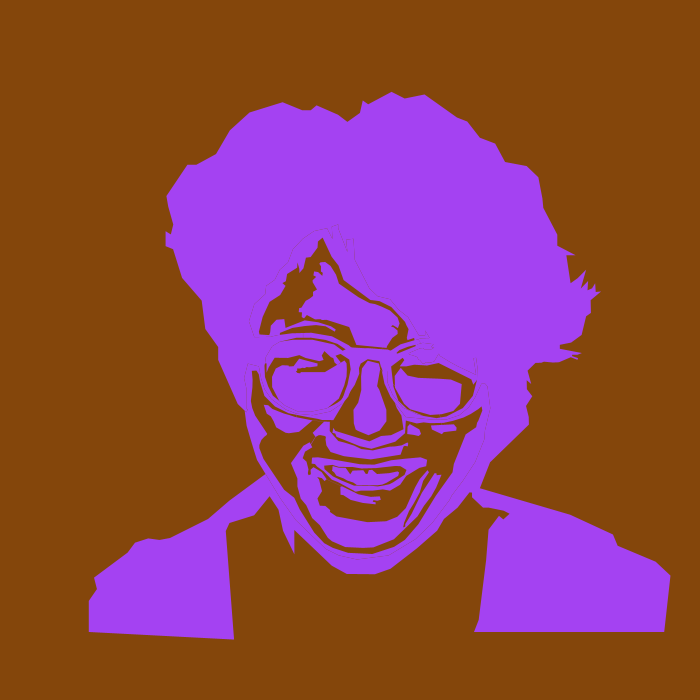
Frame 1 (no input)
Frame 60 (the mouse pressed at the canvas centre just before this capture): identical to frame 1, image omitted
Frame 120 (the mouse held since frame 60 and released just before this capture): identical to frame 1, image omitted

The Processing sketch that drew this single still picture (run headless with seeded random() and noise(); from frame 60 on, the mouse is pressed at the canvas centre):

// Processing sketch: processing_40630
// ── processing_40630.pde


int aa = int(random(0,255));
int bb = int(random(0,255));
int cc = int(random(0,255));

void setup() {

size (700,700);}

  


void draw() {

background(132,70,11);
fill(aa, bb,cc);
noStroke();
beginShape();   
 
          vertex (332.6107  , 700-233.9662  );
 
          vertex (338.8480  , 700-232.3254  );
 
          vertex (345.6325  , 700-232.2160  );
 
          vertex (350.2284  , 700-225.6529  );
 
          vertex (352.6358  , 700-229.3720  );
 
          vertex (363.3596  , 700-229.8095  );
 
          vertex (365.7670  , 700-226.0904  );
 
          vertex (367.6272  , 700-226.1998  );
 
          vertex (368.8309  , 700-229.9189  );
 
          vertex (372.2231  , 700-230.1377  );
 
          vertex (377.0379  , 700-225.9810  );
 
          vertex (389.1843  , 700-226.8561  );
 
//Press ENTER to continue:
 
          vertex (397.6101  , 700-228.6063  );
 
          vertex (399.1421  , 700-227.5124  );
 
          vertex (398.1573  , 700-224.1215  );
 
          vertex (386.5580  , 700-217.2301  );
 
          vertex (382.1810  , 700-215.3706  );
 
          vertex (377.2568  , 700-214.7143  );
 
          vertex (357.0521  , 700-214.9314  );
 
          vertex (354.6054  , 700-207.5415  );
 
          vertex (358.3719  , 700-205.6979  );
 
          vertex (370.7093  , 700-203.1286  );
 
          vertex (379.7911  , 700-203.6425  );
 
          vertex (380.8192  , 700-200.2166  );
 
          vertex (377.2208  , 700-199.1889  );
 
          vertex (373.4510  , 700-199.8741  );
 
          vertex (372.7137  , 700-198.2851  );
 
          vertex (375.6701  , 700-197.6806  );
 
          vertex (375.6029  , 700-195.6656  );
 
          vertex (362.7694  , 700-197.0761  );
 
          vertex (350.6749  , 700-200.0986  );
 
          vertex (343.2839  , 700-204.8674  );
 
          vertex (340.5290  , 700-205.2704  );
 
          vertex (340.3680  , 700-213.2325  );
 
//Press ENTER to continue:
 
          vertex (341.8896  , 700-213.4971  );
 
          vertex (326.3946  , 700-220.6593  );
 
          vertex (324.6161  , 700-218.8814  );
 
          vertex (321.8213  , 700-221.8821  );
 
          vertex (317.1633  , 700-222.9168  );
 
          vertex (319.0265  , 700-220.5370  );
 
          vertex (322.0283  , 700-208.8446  );
 
          vertex (317.4385  , 700-201.4693  );
 
          vertex (319.8298  , 700-194.2978  );
 
          vertex (325.3639  , 700-194.0639  );
 
          vertex (330.1567  , 700-189.8979  );
 
          vertex (329.9483  , 700-188.0231  );
 
          vertex (336.5122  , 700-183.5447  );
 
          vertex (367.4565  , 700-177.8163  );
 
          vertex (386.2106  , 700-178.7537  );
 
          vertex (397.2547  , 700-183.2322  );
 
          vertex (405.7983  , 700-191.8767  );
 
          vertex (415.1116  , 700-212.6400  );
 
          vertex (419.7933  , 700-220.9971  );
 
          vertex (427.4846  , 700-229.8556  );
 
          vertex (428.9845  , 700-227.7353  );
 
          vertex (423.1493  , 700-219.0926  );
 
//Press ENTER to continue:
 
          vertex (419.7888  , 700-207.6711  );
 
          vertex (413.7399  , 700-196.5856  );
 
          vertex (409.0352  , 700-189.0273  );
 
          vertex (404.1625  , 700-177.4378  );
 
          vertex (403.1543  , 700-172.5669  );
 
          vertex (405.2091  , 700-173.4280  );
 
          vertex (405.2750  , 700-175.9307  );
 
          vertex (411.6001  , 700-186.2052  );
 
          vertex (421.9442  , 700-207.3468  );
 
          vertex (434.7613  , 700-226.9672  );
 
          vertex (436.6152  , 700-226.4377  );
 
          vertex (436.6152  , 700-224.7831  );
 
          vertex (441.5147  , 700-225.3126  );
 
          vertex (436.1517  , 700-212.4064  );
 
          vertex (431.2632  , 700-203.6662  );
 
          vertex (423.9669  , 700-194.1676  );
 
          vertex (417.5190  , 700-183.6512  );
 
          vertex (393.9333  , 700-160.7527  );
 
          vertex (373.4019  , 700-152.6111  );
 
          vertex (363.0514  , 700-152.1022  );
 
          vertex (345.2348  , 700-152.9503  );
 
          vertex (331.9997  , 700-158.7173  );
 
//Press ENTER to continue:
 
          vertex (327.9274  , 700-162.1097  );
 
          vertex (319.7827  , 700-174.8311  );
 
          vertex (312.1470  , 700-181.9550  );
 
          vertex (306.2082  , 700-194.8460  );
 
          vertex (300.7784  , 700-201.2915  );
 
          vertex (297.3848  , 700-213.6737  );
 
          vertex (297.3848  , 700-221.4761  );
 
          vertex (290.9369  , 700-236.9114  );
 
          vertex (303.3236  , 700-254.2124  );
 
          vertex (308.9860  , 700-257.3730  );
 
          vertex (309.6070  , 700-257.7869  );
 
          vertex (310.6830  , 700-255.7599  );
 
          vertex (315.3964  , 700-263.2094  );
 
          vertex (312.6614  , 700-267.1690  );
 
          vertex (324.0256  , 700-278.2849  );
 
          vertex (312.4467  , 700-279.4376  );
 
          vertex (307.9682  , 700-275.7060  );
 
          vertex (299.0218  , 700-268.1750  );
 
          vertex (288.8982  , 700-266.7629  );
 
          vertex (285.6021  , 700-267.2336  );
 
          vertex (276.1848  , 700-272.6466  );
 
          vertex (273.5951  , 700-278.7655  );
 
//Press ENTER to continue:
 
          vertex (270.7699  , 700-283.7078  );
 
          vertex (266.7675  , 700-286.2966  );
 
          vertex (263.7069  , 700-295.2397  );
 
          vertex (268.1801  , 700-294.7690  );
 
          vertex (272.3938  , 700-291.0263  );
 
          vertex (283.8413  , 700-286.5044  );
 
          vertex (289.7496  , 700-284.8433  );
 
          vertex (295.2887  , 700-282.9976  );
 
          vertex (296.3449  , 700-282.7874  );
 
          vertex (297.7719  , 700-288.4933  );
 
          vertex (285.0933  , 700-294.3996  );
 
          vertex (279.2278  , 700-299.1636  );
 
          vertex (272.1575  , 700-312.8770  );
 
          vertex (272.0096  , 700-323.0790  );
 
          vertex (275.7731  , 700-331.4724  );
 
          vertex (282.1339  , 700-334.7961  );
 
          vertex (288.5945  , 700-334.5066  );
 
          vertex (288.8779  , 700-333.5433  );
 
          vertex (293.5262  , 700-333.7699  );
 
          vertex (299.1948  , 700-341.3631  );
 
          vertex (303.3329  , 700-340.2298  );
 
          vertex (317.6178  , 700-336.4898  );
 
//Press ENTER to continue:
 
          vertex (317.3911  , 700-333.7699  );
 
          vertex (309.6251  , 700-332.6933  );
 
          vertex (306.4507  , 700-332.9199  );
 
          vertex (304.6934  , 700-331.9000  );
 
          vertex (302.4826  , 700-332.2400  );
 
          vertex (299.9317  , 700-331.4466  );
 
          vertex (297.0974  , 700-331.5033  );
 
          vertex (297.2675  , 700-329.5767  );
 
          vertex (295.9070  , 700-328.3867  );
 
          vertex (297.6076  , 700-326.9701  );
 
          vertex (300.2152  , 700-326.6868  );
 
          vertex (300.7820  , 700-327.8201  );
 
          vertex (324.7603  , 700-327.8201  );
 
          vertex (344.5171  , 700-339.5407  );
 
          vertex (346.5543  , 700-336.6315  );
 
          vertex (346.8453  , 700-330.5223  );
 
          vertex (346.5543  , 700-323.5404  );
 
          vertex (344.2261  , 700-314.5220  );
 
          vertex (338.8422  , 700-301.4308  );
 
          vertex (327.7430  , 700-292.1828  );
 
          vertex (326.5789  , 700-291.6010  );
 
          vertex (324.6780  , 700-291.1993  );
 
//Press ENTER to continue:
 
          vertex (326.8979  , 700-288.8188  );
 
          vertex (339.7036  , 700-296.8128  );
 
          vertex (346.9674  , 700-305.5592  );
 
          vertex (355.3869  , 700-320.7417  );
 
          vertex (354.2313  , 700-342.0301  );
 
          vertex (367.7685  , 700-346.8159  );
 
          vertex (381.3097  , 700-345.6774  );
 
          vertex (382.0487  , 700-352.5397  );
 
          vertex (356.3830  , 700-355.0520  );
 
          vertex (349.1829  , 700-372.9646  );
 
          vertex (326.5021  , 700-380.1914  );
 
          vertex (321.9569  , 700-379.9420  );
 
          vertex (320.7142  , 700-380.7406  );
 
          vertex (314.9444  , 700-380.6518  );
 
          vertex (306.8667  , 700-384.9998  );
 
          vertex (304.0261  , 700-381.6279  );
 
          vertex (301.7182  , 700-382.9589  );
 
          vertex (301.9845  , 700-387.6618  );
 
          vertex (298.7002  , 700-387.8392  );
 
          vertex (299.1440  , 700-391.8322  );
 
          vertex (301.4519  , 700-392.3646  );
 
          vertex (305.7127  , 700-399.1971  );
 
//Press ENTER to continue:
 
          vertex (309.4409  , 700-401.2380  );
 
          vertex (313.0803  , 700-404.0774  );
 
          vertex (312.9915  , 700-408.1592  );
 
          vertex (316.9860  , 700-410.4662  );
 
          vertex (312.6806  , 700-417.7730  );
 
          vertex (312.5914  , 700-419.7348  );
 
          vertex (316.1595  , 700-423.1232  );
 
          vertex (313.3943  , 700-424.6391  );
 
          vertex (314.1079  , 700-428.5625  );
 
          vertex (318.1220  , 700-427.9384  );
 
          vertex (322.3145  , 700-424.1041  );
 
          vertex (322.7605  , 700-427.2250  );
 
          vertex (320.8873  , 700-428.4734  );
 
          vertex (320.9765  , 700-433.7344  );
 
          vertex (319.2816  , 700-436.2311  );
 
          vertex (320.5717  , 700-437.7246  );
 
          vertex (325.2287  , 700-437.9984  );
 
          vertex (330.5706  , 700-434.0278  );
 
          vertex (336.0494  , 700-425.2649  );
 
          vertex (338.9258  , 700-416.3651  );
 
          vertex (358.4909  , 700-402.7898  );
 
          vertex (369.6776  , 700-396.8545  );
 
//Press ENTER to continue:
 
          vertex (375.0988  , 700-395.9083  );
 
          vertex (381.5527  , 700-393.4137  );
 
          vertex (389.9662  , 700-389.5086  );
 
          vertex (397.5762  , 700-382.4617  );
 
          vertex (399.5749  , 700-376.5547  );
 
          vertex (397.9238  , 700-371.8638  );
 
          vertex (392.7967  , 700-374.9042  );
 
          vertex (390.9718  , 700-373.6012  );
 
          vertex (393.8368  , 700-372.6077  );
 
          vertex (397.5431  , 700-369.4476  );
 
          vertex (397.6521  , 700-366.0695  );
 
          vertex (392.2648  , 700-362.0403  );
 
          vertex (386.9292  , 700-353.7337  );
 
          vertex (386.6571  , 700-352.0886  );
 
          vertex (382.2041  , 700-352.5244  );
 
          vertex (379.9377  , 700-331.4774  );
 
          vertex (380.0195  , 700-331.0439  );
 
          vertex (394.9383  , 700-314.0666  );
 
          vertex (394.7059  , 700-324.0519  );
 
          vertex (400.7250  , 700-332.1584  );
 
          vertex (407.5670  , 700-324.4324  );
 
          vertex (418.2733  , 700-322.1526  );
 
//Press ENTER to continue:
 
          vertex (439.3664  , 700-321.2663  );
 
          vertex (450.8747  , 700-320.4562  );
 
          vertex (461.7347  , 700-315.9193  );
 
          vertex (459.9517  , 700-296.1517  );
 
          vertex (453.3091  , 700-288.9652  );
 
          vertex (441.7415  , 700-285.7884  );
 
          vertex (439.7688  , 700-285.6577  );
 
          vertex (441.7224  , 700-275.0712  );
 
          vertex (453.8510  , 700-275.7006  );
 
          vertex (456.6112  , 700-272.3770  );
 
          vertex (456.2348  , 700-269.3670  );
 
          vertex (443.7510  , 700-267.8619  );
 
          vertex (441.8690  , 700-265.7925  );
 
          vertex (431.8945  , 700-270.4957  );
 
          vertex (430.8907  , 700-274.5092  );
 
          vertex (441.5284  , 700-275.0612  );
 
          vertex (439.5754  , 700-285.6449  );
 
          vertex (430.2373  , 700-285.0260  );
 
          vertex (414.3706  , 700-289.5245  );
 
          vertex (409.8863  , 700-275.9076  );
 
          vertex (419.3779  , 700-270.5633  );
 
          vertex (421.0171  , 700-266.0378  );
 
//Press ENTER to continue:
 
          vertex (418.6364  , 700-263.9701  );
 
          vertex (413.7190  , 700-265.1015  );
 
          vertex (407.2405  , 700-265.9598  );
 
          vertex (407.5528  , 700-273.4112  );
 
          vertex (409.8163  , 700-275.9470  );
 
          vertex (414.2947  , 700-289.5460  );
 
          vertex (410.2047  , 700-290.7056  );
 
          vertex (404.0193  , 700-296.2512  );
 
          vertex (394.9792  , 700-312.3074  );
 
          vertex (394.9447  , 700-313.7897  );
 
          vertex (380.0843  , 700-330.7006  );
 
          vertex (380.1213  , 700-330.5044  );
 
          vertex (377.0947  , 700-313.8620  );
 
          vertex (379.2378  , 700-310.3426  );
 
          vertex (386.3370  , 700-290.1944  );
 
          vertex (386.4333  , 700-278.7357  );
 
          vertex (379.6291  , 700-269.4077  );
 
          vertex (368.5153  , 700-264.7706  );
 
          vertex (357.8847  , 700-269.1179  );
 
          vertex (355.6619  , 700-270.4704  );
 
          vertex (353.8257  , 700-276.6532  );
 
          vertex (353.4392  , 700-290.1780  );
 
//Press ENTER to continue:
 
          vertex (358.1746  , 700-297.3269  );
 
          vertex (361.2672  , 700-309.9823  );
 
          vertex (361.0739  , 700-323.6038  );
 
          vertex (361.9657  , 700-331.5477  );
 
          vertex (367.7036  , 700-339.2909  );
 
          vertex (378.9992  , 700-336.4493  );
 
          vertex (379.8377  , 700-332.0072  );
 
          vertex (381.2965  , 700-345.5543  );
 
          vertex (367.8123  , 700-346.6881  );
 
          vertex (354.2751  , 700-341.9023  );
 
          vertex (355.4307  , 700-320.6139  );
 
          vertex (347.0112  , 700-305.4314  );
 
          vertex (339.7474  , 700-296.6850  );
 
          vertex (326.9417  , 700-288.6910  );
 
          vertex (324.6150  , 700-291.1860  );
 
          vertex (310.9264  , 700-288.2935  );
 
          vertex (298.2008  , 700-288.2935  );
 
          vertex (297.9564  , 700-288.4073  );
 
          vertex (296.5411  , 700-282.7483  );
 
          vertex (312.5867  , 700-279.5543  );
 
          vertex (324.1468  , 700-278.4035  );
 
          vertex (329.8351  , 700-278.2074  );
 
//Press ENTER to continue:
 
          vertex (329.7370  , 700-268.8938  );
 
          vertex (338.2695  , 700-258.9919  );
 
          vertex (344.4482  , 700-257.4233  );
 
          vertex (353.9614  , 700-254.4822  );
 
          vertex (361.3169  , 700-250.9528  );
 
          vertex (372.7916  , 700-249.5803  );
 
          vertex (383.1437  , 700-251.9284  );
 
          vertex (389.2435  , 700-253.2834  );
 
          vertex (395.0969  , 700-253.5914  );
 
          vertex (401.8130  , 700-254.7000  );
 
          vertex (407.4815  , 700-257.5949  );
 
          vertex (408.2209  , 700-256.3630  );
 
          vertex (407.7896  , 700-253.6530  );
 
          vertex (404.7089  , 700-254.1457  );
 
          vertex (403.4766  , 700-253.4066  );
 
          vertex (400.5650  , 700-245.3248  );
 
          vertex (370.8024  , 700-240.5803  );
 
          vertex (349.0490  , 700-243.1502  );
 
          vertex (343.8084  , 700-243.8421  );
 
          vertex (330.5585  , 700-247.9935  );
 
          vertex (326.4056  , 700-254.6160  );
 
          vertex (325.5157  , 700-260.4477  );
 
//Press ENTER to continue:
 
          vertex (325.9112  , 700-263.2153  );
 
          vertex (324.4280  , 700-264.1049  );
 
          vertex (320.1762  , 700-264.8956  );
 
          vertex (318.4953  , 700-264.6979  );
 
          vertex (315.6334  , 700-263.0768  );
 
          vertex (310.9288  , 700-255.2968  );
 
          vertex (312.2983  , 700-252.7168  );
 
          vertex (305.0526  , 700-248.3710  );
 
          vertex (302.6718  , 700-241.8522  );
 
          vertex (306.5017  , 700-238.3342  );
 
          vertex (308.4684  , 700-230.5738  );
 
          vertex (307.8474  , 700-226.7453  );
 
          vertex (308.5719  , 700-224.7793  );
 
          vertex (310.8492  , 700-225.7106  );
 
          vertex (310.5386  , 700-230.2633  );
 
          vertex (313.4369  , 700-232.8501  );
 
          vertex (321.6143  , 700-227.9869  );
 
          vertex (326.5828  , 700-220.8474  );
 
          vertex (326.4939  , 700-220.7586  );
 
          vertex (342.1180  , 700-213.5368  );
 
          vertex (342.2940  , 700-213.5673  );
 
          vertex (354.4769  , 700-207.6043  );
 
//Press ENTER to continue:
 
          vertex (356.9034  , 700-214.9330  );
 
          vertex (353.2923  , 700-217.4489  );
 
          vertex (347.2739  , 700-219.4179  );
 
          vertex (343.5534  , 700-221.6056  );
 
          vertex (336.4406  , 700-224.2309  );
 
          vertex (334.2521  , 700-227.5124  );
 
          vertex (331.9541  , 700-229.3720  );
 
          vertex (332.2824  , 700-230.3565  );

 
endShape(CLOSE);


  noStroke();
  beginShape();   
 
          vertex (404.5503  , 700-225.1946  );
 
          vertex (406.4873  , 700-230.0506  );
 
          vertex (400.4828  , 700-233.7854  );
 
          vertex (395.4123  , 700-234.0522  );
 
          vertex (376.1977  , 700-231.9180  );
 
//Press ENTER to continue:
 
          vertex (361.3864  , 700-231.5178  );
 
          vertex (352.7132  , 700-232.9851  );
 
          vertex (338.8360  , 700-233.1185  );
 
          vertex (332.4311  , 700-235.1192  );
 
          vertex (324.1582  , 700-234.3189  );
 
          vertex (324.5201  , 700-230.8808  );
 
          vertex (332.8328  , 700-223.6623  );
 
          vertex (341.5654  , 700-219.4655  );
 
          vertex (353.9086  , 700-214.4293  );
 
          vertex (360.0382  , 700-214.3454  );
 
          vertex (371.2058  , 700-214.1775  );
 
          vertex (377.6712  , 700-213.5900  );
 
          vertex (383.5489  , 700-214.5132  );
 
          vertex (389.4266  , 700-215.7723  );
 
          vertex (393.0372  , 700-217.6189  );
 
          vertex (404.4982  , 700-225.1604  );
 
          vertex (406.2407  , 700-224.0719  );
 
          vertex (400.1437  , 700-215.2450  );
 
          vertex (389.9988  , 700-209.3293  );
 
          vertex (382.8128  , 700-210.5970  );
 
          vertex (372.2451  , 700-209.3293  );
 
          vertex (360.6207  , 700-209.3293  );
 
//Press ENTER to continue:
 
          vertex (355.7596  , 700-208.2730  );
 
          vertex (337.7945  , 700-217.9916  );
 
          vertex (331.8767  , 700-220.3156  );
 
          vertex (323.8452  , 700-228.5554  );
 
          vertex (317.0819  , 700-233.4147  );
 
          vertex (314.9684  , 700-235.9500  );
 
          vertex (311.5867  , 700-236.3725  );
 
          vertex (312.0321  , 700-242.3842  );
 
          vertex (317.9411  , 700-242.7020  );
 
          vertex (336.0581  , 700-239.9644  );
 
          vertex (360.0737  , 700-235.7527  );
 
          vertex (374.1882  , 700-235.3315  );
 
          vertex (391.2519  , 700-239.7538  );
 
          vertex (404.5237  , 700-241.2279  );
 
          vertex (420.5341  , 700-242.7020  );
 
          vertex (427.1603  , 700-240.2189  );
 
          vertex (426.1691  , 700-233.7781  );
 
          vertex (419.3954  , 700-232.1266  );
 
          vertex (406.2730  , 700-224.1186  );
 
                 
endShape(CLOSE);


  noStroke();  
  beginShape();   
          vertex (475.1361  , 700-302.6953  );
 
          vertex (468.8304  , 700-292.8076  );
 
          vertex (459.3100  , 700-284.7738  );
 
          vertex (446.3276  , 700-280.4480  );
 
          vertex (434.4580  , 700-280.2008  );
 
          vertex (405.7152  , 700-282.9272  );
 
          vertex (394.7410  , 700-297.5152  );
 
          vertex (396.7083  , 700-292.0308  );
 
          vertex (401.3826  , 700-284.4658  );
 
          vertex (403.4929  , 700-270.7413  );
 
          vertex (391.0428  , 700-264.8280  );
 
          vertex (381.0690  , 700-264.0029  );
 
          vertex (369.3756  , 700-258.6396  );
 
          vertex (335.3958  , 700-269.0911  );
 
          vertex (333.2635  , 700-272.1165  );
 
          vertex (332.4381  , 700-267.0970  );
 
          vertex (335.1895  , 700-266.4782  );
 
//Press ENTER to continue:
 
          vertex (336.6340  , 700-263.1777  );
 
          vertex (359.9520  , 700-253.7577  );
 
          vertex (371.4391  , 700-251.2136  );
 
          vertex (395.2387  , 700-258.2958  );
 
          vertex (405.0293  , 700-266.7833  );
 
          vertex (405.8344  , 700-279.4831  );
 
          vertex (416.7523  , 700-276.5550  );
 
          vertex (423.6758  , 700-277.6197  );
 
          vertex (430.4992  , 700-276.8101  );
 
          vertex (443.6735  , 700-277.1537  );
 
          vertex (452.8923  , 700-279.1434  );
 
          vertex (463.5778  , 700-282.4944  );
 
          vertex (470.5967  , 700-285.9502  );
 
          vertex (478.1394  , 700-290.7674  );
 
          vertex (481.5965  , 700-293.5948  );
 
          vertex (482.3298  , 700-289.5107  );
 
          vertex (478.3489  , 700-279.3528  );
 
          vertex (477.0918  , 700-277.2584  );
 
          vertex (476.1490  , 700-272.7554  );
 
          vertex (465.6730  , 700-265.6344  );
 
          vertex (453.8462  , 700-236.0116  );
 
          vertex (452.5016  , 700-227.6784  );
 
//Press ENTER to continue:
 
          vertex (435.8289  , 700-204.2915  );
 
          vertex (418.3495  , 700-175.7971  );
 
          vertex (404.8603  , 700-160.1225  );
 
          vertex (394.0314  , 700-153.1259  );
 
          vertex (372.2901  , 700-145.9935  );
 
          vertex (348.0905  , 700-147.1606  );
 
          vertex (332.8066  , 700-152.1473  );
 
          vertex (324.2093  , 700-156.8157  );
 
          vertex (314.2323  , 700-167.4256  );
 
          vertex (303.9126  , 700-183.9150  );
 
          vertex (299.7392  , 700-190.5471  );
 
          vertex (294.2817  , 700-202.2069  );
 
          vertex (284.1158  , 700-210.2296  );
 
          vertex (263.4630  , 700-241.1207  );
 
          vertex (259.3833  , 700-251.8528  );
 
          vertex (259.3833  , 700-254.9651  );
 
          vertex (261.4231  , 700-260.1165  );
 
          vertex (264.2145  , 700-263.1214  );
 
          vertex (266.5764  , 700-264.9459  );
 
          vertex (267.2206  , 700-266.2337  );
 
          vertex (262.3894  , 700-273.5315  );
 
          vertex (255.1560  , 700-284.4276  );
 
//Press ENTER to continue:
 
          vertex (252.2478  , 700-291.9647  );
 
          vertex (250.8475  , 700-298.9634  );
 
          vertex (252.3889  , 700-312.4332  );
 
          vertex (252.6051  , 700-320.1030  );
 
          vertex (251.8077  , 700-329.1614  );
 
          vertex (256.4846  , 700-329.4325  );
 
          vertex (258.7891  , 700-325.7059  );
 
          vertex (260.0091  , 700-318.4561  );
 
          vertex (264.4149  , 700-304.0920  );
 
          vertex (274.9538  , 700-293.5184  );
 
          vertex (288.6223  , 700-286.7207  );
 
          vertex (306.0309  , 700-283.2539  );
 
          vertex (317.7953  , 700-281.1466  );
 
          vertex (322.1474  , 700-279.9910  );
 
          vertex (333.3678  , 700-279.9230  );
 
          vertex (341.3969  , 700-293.3026  );
 
          vertex (344.6363  , 700-298.9200  );
 
          vertex (348.2484  , 700-303.3251  );
 
          vertex (360.6486  , 700-336.3745  );
 
          vertex (367.6906  , 700-340.8013  );
 
          vertex (379.3523  , 700-338.8819  );
 
          vertex (381.0303  , 700-333.2665  );
 
//Press ENTER to continue:
 
          vertex (382.4714  , 700-329.6314  );
 
          vertex (387.2001  , 700-328.7061  );
 
          vertex (387.3938  , 700-317.7309  );
 
          vertex (392.6090  , 700-305.1050  );
 
          vertex (402.7949  , 700-292.4792  );
 
          vertex (416.8417  , 700-285.8532  );
 
          vertex (423.5296  , 700-284.0479  );
 
          vertex (407.1821  , 700-290.8676  );
 
          vertex (398.4188  , 700-299.1692  );
 
          vertex (393.4233  , 700-313.3821  );
 
          vertex (391.1176  , 700-333.4850  );
 
          vertex (402.6459  , 700-342.1920  );
 
          vertex (404.3110  , 700-339.8872  );
 
          vertex (399.6846  , 700-333.5947  );
 
          vertex (406.0628  , 700-333.5947  );
 
          vertex (414.2172  , 700-335.2895  );
 
          vertex (427.0543  , 700-334.4824  );
 
          vertex (438.5996  , 700-336.9844  );
 
          vertex (471.3512  , 700-320.6040  );
 
          vertex (473.2979  , 700-315.2851  );
 
          vertex (476.9489  , 700-319.9478  );
 
          vertex (477.3318  , 700-333.1747  );
 
//Press ENTER to continue:
 
          vertex (476.1081  , 700-342.1447  );
 
          vertex (473.5288  , 700-341.8224  );
 
          vertex (476.1081  , 700-325.0629  );
 
          vertex (457.7303  , 700-333.7650  );
 
          vertex (449.9922  , 700-337.9548  );
 
          vertex (439.9973  , 700-344.0785  );
 
          vertex (438.6940  , 700-346.3223  );
 
          vertex (434.1241  , 700-338.5010  );
 
          vertex (430.3778  , 700-337.4310  );
 
          vertex (425.2554  , 700-337.8896  );
 
          vertex (425.1025  , 700-336.7432  );
 
          vertex (422.8089  , 700-336.2846  );
 
          vertex (419.8272  , 700-339.8766  );
 
          vertex (418.5274  , 700-340.3352  );
 
          vertex (417.1409  , 700-342.9302  );
 
          vertex (413.3296  , 700-344.4541  );
 
          vertex (409.0419  , 700-345.5495  );
 
          vertex (408.7561  , 700-346.6448  );
 
          vertex (411.4240  , 700-348.0259  );
 
          vertex (420.1423  , 700-351.6929  );
 
          vertex (422.9531  , 700-351.9786  );
 
          vertex (424.1441  , 700-350.7880  );
 
//Press ENTER to continue:
 
          vertex (431.4332  , 700-350.7404  );
 
          vertex (434.2916  , 700-352.5501  );
 
          vertex (431.8620  , 700-352.6454  );
 
          vertex (431.4332  , 700-353.6454  );
 
          vertex (433.4622  , 700-355.3293  );
 
          vertex (433.1634  , 700-355.8436  );
 
          vertex (422.9054  , 700-357.1696  );
 
          vertex (417.2298  , 700-355.6223  );
 
          vertex (416.3585  , 700-360.3093  );
 
          vertex (421.2857  , 700-361.6462  );
 
          vertex (429.6105  , 700-361.9602  );
 
          vertex (428.3902  , 700-364.0611  );
 
          vertex (425.1660  , 700-369.5401  );
 
          vertex (425.1660  , 700-364.7057  );
 
          vertex (419.0401  , 700-364.3834  );
 
          vertex (408.0779  , 700-382.7544  );
 
          vertex (398.7277  , 700-390.1673  );
 
          vertex (390.0224  , 700-400.8032  );
 
          vertex (377.7705  , 700-403.7038  );
 
          vertex (369.4220  , 700-411.5499  );
 
          vertex (354.7595  , 700-440.2267  );
 
          vertex (353.4845  , 700-461.2564  );
 
//Press ENTER to continue:
 
          vertex (346.1532  , 700-460.3005  );
 
          vertex (347.4282  , 700-447.8739  );
 
          vertex (338.1845  , 700-471.7713  );
 
          vertex (338.1845  , 700-475.5949  );
 
          vertex (331.8095  , 700-473.3644  );
 
          vertex (332.4470  , 700-460.9378  );
 
          vertex (327.0282  , 700-471.7713  );
 
          vertex (313.9595  , 700-468.9036  );
 
          vertex (302.8033  , 700-461.2564  );
 
          vertex (292.9220  , 700-450.7416  );
 
          vertex (287.8220  , 700-437.3590  );
 
          vertex (279.8533  , 700-430.3491  );
 
          vertex (274.7533  , 700-420.1529  );
 
          vertex (266.1470  , 700-414.0989  );
 
          vertex (265.1908  , 700-405.8145  );
 
          vertex (254.3533  , 700-395.9369  );
 
          vertex (248.9346  , 700-378.7308  );
 
          vertex (254.3382  , 700-362.8437  );
 
          vertex (270.3315  , 700-363.1454  );
 
          vertex (276.9037  , 700-364.7434  );
 
          vertex (279.9069  , 700-365.1366  );
 
          vertex (279.9069  , 700-367.0893  );
 
//Press ENTER to continue:
 
          vertex (292.4502  , 700-372.1047  );
 
          vertex (304.9934  , 700-373.9855  );
 
          vertex (315.9688  , 700-374.9259  );
 
          vertex (325.6898  , 700-373.6721  );
 
          vertex (334.7837  , 700-368.3432  );
 
          vertex (335.7244  , 700-370.5374  );
 
          vertex (331.0207  , 700-373.6721  );
 
          vertex (318.1639  , 700-377.7471  );
 
          vertex (304.6799  , 700-379.6279  );
 
          vertex (285.5514  , 700-372.1047  );
 
          vertex (284.2971  , 700-380.8818  );
 
          vertex (276.4575  , 700-380.2548  );
 
          vertex (270.8131  , 700-374.2990  );
 
          vertex (270.1859  , 700-367.7162  );
 
          vertex (269.2452  , 700-364.8950  );
 
          vertex (259.5241  , 700-365.5220  );
 
          vertex (258.8970  , 700-368.3432  );
 
          vertex (262.6600  , 700-383.0760  );
 
          vertex (269.5588  , 700-398.1224  );
 
          vertex (280.2205  , 700-405.0186  );
 
          vertex (285.5514  , 700-414.1091  );
 
          vertex (282.4156  , 700-416.9303  );
 
//Press ENTER to continue:
 
          vertex (285.8650  , 700-418.8111  );
 
          vertex (287.1193  , 700-426.0208  );
 
          vertex (297.1539  , 700-432.2901  );
 
          vertex (297.4675  , 700-437.6190  );
 
          vertex (299.3490  , 700-431.0362  );
 
          vertex (299.3490  , 700-426.9612  );
 
          vertex (303.4255  , 700-431.6632  );
 
          vertex (305.9342  , 700-442.3210  );
 
          vertex (310.6379  , 700-442.9479  );
 
          vertex (317.5367  , 700-452.3519  );
 
          vertex (317.9348  , 700-458.5061  );
 
          vertex (322.6321  , 700-462.4191  );
 
          vertex (331.6353  , 700-443.2454  );
 
          vertex (338.4856  , 700-434.4412  );
 
          vertex (343.5744  , 700-419.9631  );
 
          vertex (370.3884  , 700-400.0068  );
 
          vertex (372.3456  , 700-399.8112  );
 
          vertex (379.5873  , 700-398.8329  );
 
          vertex (391.3306  , 700-392.9634  );
 
          vertex (405.0312  , 700-378.0940  );
 
          vertex (406.4013  , 700-374.7680  );
 
          vertex (408.5542  , 700-370.8550  );
 
//Press ENTER to continue:
 
          vertex (406.7927  , 700-362.0507  );
 
          vertex (407.5345  , 700-359.8796  );
 
          vertex (414.1198  , 700-362.0739  );
 
          vertex (415.6877  , 700-353.9238  );
 
          vertex (397.4999  , 700-346.4006  );
 
          vertex (387.7789  , 700-350.4756  );
 
          vertex (349.5220  , 700-352.6699  );
 
          vertex (342.6232  , 700-349.2218  );
 
          vertex (334.1565  , 700-355.4911  );
 
          vertex (312.8330  , 700-360.1931  );
 
          vertex (292.4502  , 700-360.1931  );
 
          vertex (279.9069  , 700-358.3123  );
 
          vertex (272.2180  , 700-353.7750  );
 
          vertex (265.7467  , 700-342.8588  );
 
          vertex (265.1400  , 700-337.1985  );
 
          vertex (264.9994  , 700-336.5920  );
 
          vertex (266.5556  , 700-336.5920  );
 
          vertex (266.5556  , 700-327.2930  );
 
          vertex (268.7801  , 700-332.7511  );
 
          vertex (274.6447  , 700-342.2523  );
 
          vertex (287.9917  , 700-342.0501  );
 
          vertex (299.3164  , 700-344.8803  );
 
//Press ENTER to continue:
 
          vertex (305.5855  , 700-342.0501  );
 
          vertex (319.3369  , 700-338.8157  );
 
          vertex (323.5837  , 700-340.0286  );
 
          vertex (321.7637  , 700-344.4760  );
 
          vertex (324.3926  , 700-348.9233  );
 
          vertex (330.8639  , 700-342.8588  );
 
          vertex (333.2906  , 700-341.8480  );
 
          vertex (334.5040  , 700-337.6028  );
 
          vertex (337.3352  , 700-334.9748  );
 
          vertex (340.7730  , 700-337.6028  );
 
          vertex (335.5151  , 700-344.2738  );
 
          vertex (340.5708  , 700-346.0932  );
 
          vertex (349.2666  , 700-340.4329  );
 
          vertex (350.6822  , 700-330.7296  );
 
          vertex (347.4465  , 700-315.1639  );
 
          vertex (345.2220  , 700-309.3014  );
 
          vertex (343.1948  , 700-303.1409  );
 
          vertex (342.0458  , 700-296.3349  );
 
          vertex (330.1216  , 700-288.4552  );
 
          vertex (312.6077  , 700-284.7818  );
 
          vertex (296.4230  , 700-286.3450  );
 
          vertex (285.5550  , 700-290.5655  );
 
//Press ENTER to continue:
 
          vertex (271.4031  , 700-300.9606  );
 
          vertex (264.6745  , 700-310.5083  );
 
          vertex (261.1431  , 700-321.4195  );
 
          vertex (258.8187  , 700-333.6080  );
 
          vertex (247.8667  , 700-336.3764  );
 
          vertex (244.1045  , 700-321.9115  );
 
          vertex (246.3561  , 700-311.7121  );
 
          vertex (246.2302  , 700-292.2071  );
 
          vertex (247.6149  , 700-290.3195  );
 
          vertex (246.4089  , 700-287.6569  );
 
          vertex (244.6528  , 700-289.3484  );
 
          vertex (246.6199  , 700-274.2430  );
 
          vertex (251.3585  , 700-258.1901  );
 
          vertex (253.9911  , 700-249.5058  );
 
          vertex (256.9937  , 700-240.0862  );
 
          vertex (280.5226  , 700-201.3759  );
 
          vertex (295.8222  , 700-179.8395  );
 
          vertex (325.7744  , 700-151.0499  );
 
          vertex (338.9110  , 700-144.5697  );
 
          vertex (357.0207  , 700-140.5121  );
 
          vertex (388.5567  , 700-144.5697  );
 
          vertex (415.4091  , 700-160.8001  );
 
//Press ENTER to continue:
 
          vertex (431.9577  , 700-176.7183  );
 
          vertex (449.4430  , 700-199.8153  );
 
          vertex (451.8041  , 700-204.5508  );
 
          vertex (462.6949  , 700-218.9346  );
 
          vertex (475.2458  , 700-238.0676  );
 
          vertex (484.3217  , 700-260.6093  );
 
          vertex (484.9523  , 700-269.4348  );
 
          vertex (490.3126  , 700-291.8139  );
 
          vertex (487.4748  , 700-313.5626  );
 
          vertex (485.1511  , 700-316.2908  );
 
          vertex (481.4419  , 700-316.2908  );
 
endShape(CLOSE);

         
  noStroke();  
  beginShape();   
 
          vertex (422.9531  , 700-351.9786  );
 
          vertex (424.1441  , 700-350.7880  );
 
//Press ENTER to continue:
 
          vertex (431.4332  , 700-350.7404  );
 
          vertex (434.2916  , 700-352.5501  );
 
          vertex (431.8620  , 700-352.6454  );
 
          vertex (431.4332  , 700-353.6454  );
 
          vertex (433.4622  , 700-355.3293  );
 
          vertex (433.1634  , 700-355.8436  );
 
          vertex (422.9054  , 700-357.1696  );
 
          vertex (420.9951  , 700-356.6488  );
 
          vertex (418.2910  , 700-360.8337  );
 
          vertex (421.2857  , 700-361.6462  );
 
          vertex (429.6105  , 700-361.9602  );
 
          vertex (428.3902  , 700-364.0611  );
 
          vertex (425.1660  , 700-369.5401  );
 
          vertex (425.1660  , 700-364.7057  );
 
          vertex (419.0401  , 700-364.3834  );
 
          vertex (408.0779  , 700-382.7544  );
 
          vertex (398.7277  , 700-390.1673  );
 
          vertex (390.0224  , 700-400.8032  );
 
          vertex (377.7705  , 700-403.7038  );
 
          vertex (369.4220  , 700-411.5499  );
 
          vertex (354.7595  , 700-440.2267  );
 
          vertex (353.4845  , 700-461.2564  );
 
//Press ENTER to continue:
 
          vertex (346.1532  , 700-460.3005  );
 
          vertex (347.4282  , 700-447.8739  );
 
          vertex (338.1845  , 700-471.7713  );
 
          vertex (338.1845  , 700-475.5949  );
 
          vertex (331.8095  , 700-473.3644  );
 
          vertex (332.4470  , 700-460.9378  );
 
          vertex (327.0282  , 700-471.7713  );
 
          vertex (313.9595  , 700-468.9036  );
 
          vertex (302.8033  , 700-461.2564  );
 
          vertex (292.9220  , 700-450.7416  );
 
          vertex (287.8220  , 700-437.3590  );
 
          vertex (279.8533  , 700-430.3491  );
 
          vertex (274.7533  , 700-420.1529  );
 
          vertex (266.1470  , 700-414.0989  );
 
          vertex (265.1908  , 700-405.8145  );
 
          vertex (254.3533  , 700-395.9369  );
 
          vertex (248.9346  , 700-378.7308  );
 
          vertex (254.3382  , 700-362.8437  );
 
          vertex (270.3315  , 700-363.1454  );
 
          vertex (276.9037  , 700-364.7434  );
 
          vertex (291.8245  , 700-366.6966  );
 
          vertex (302.9686  , 700-367.0004  );
 
//Press ENTER to continue:
 
          vertex (302.9686  , 700-362.2563  );
 
          vertex (296.2514  , 700-362.2050  );
 
          vertex (279.9069  , 700-358.3123  );
 
          vertex (272.2180  , 700-353.7750  );
 
          vertex (265.7467  , 700-342.8588  );
 
          vertex (265.1400  , 700-337.1985  );
 
          vertex (264.4778  , 700-334.3433  );
 
          vertex (264.8391  , 700-326.3080  );
 
          vertex (260.2109  , 700-326.3080  );
 
          vertex (258.8187  , 700-333.6080  );
 
          vertex (247.8667  , 700-336.3764  );
 
          vertex (244.1045  , 700-321.9115  );
 
          vertex (246.3561  , 700-311.7121  );
 
          vertex (246.2302  , 700-292.2071  );
 
          vertex (247.6149  , 700-290.3195  );
 
          vertex (246.4089  , 700-287.6569  );
 
          vertex (237.7377  , 700-296.0096  );
 
          vertex (218.1972  , 700-340.0591  );
 
          vertex (218.1972  , 700-352.9554  );
 
          vertex (205.2962  , 700-371.0101  );
 
          vertex (201.6839  , 700-399.3819  );
 
          vertex (182.0744  , 700-422.0793  );
 
//Press ENTER to continue:
 
          vertex (173.0671  , 700-450.8132  );
 
          vertex (165.5801  , 700-453.8473  );
 
          vertex (165.5801  , 700-468.8157  );
 
          vertex (170.8413  , 700-465.5793  );
 
          vertex (173.2695  , 700-475.4908  );
 
          vertex (168.2107  , 700-493.4934  );
 
          vertex (166.4016  , 700-503.9659  );
 
          vertex (187.4058  , 700-535.2371  );
 
          vertex (196.3437  , 700-535.2371  );
 
          vertex (216.0072  , 700-545.9587  );
 
          vertex (229.8610  , 700-569.6354  );
 
          vertex (249.5244  , 700-587.5047  );
 
          vertex (282.5948  , 700-597.7795  );
 
          vertex (302.2582  , 700-589.7383  );
 
          vertex (310.7493  , 700-589.7383  );
 
          vertex (316.5589  , 700-594.6524  );
 
          vertex (338.0100  , 700-585.2710  );
 
          vertex (347.3948  , 700-578.1233  );
 
          vertex (359.9079  , 700-587.0580  );
 
          vertex (362.7527  , 700-599.5631  );
 
          vertex (368.1939  , 700-595.7030  );
 
          vertex (391.5387  , 700-608.1606  );
 
//Press ENTER to continue:
 
          vertex (404.7030  , 700-601.4932  );
 
          vertex (424.5373  , 700-605.5287  );
 
          vertex (456.9381  , 700-582.5064  );
 
          vertex (467.2842  , 700-578.4594  );
 
          vertex (479.8794  , 700-562.2716  );
 
          vertex (495.1736  , 700-556.4260  );
 
          vertex (505.0698  , 700-537.9898  );
 
          vertex (526.6616  , 700-533.9429  );
 
          vertex (538.3571  , 700-522.7013  );
 
          vertex (542.4056  , 700-501.5672  );
 
          vertex (543.3053  , 700-492.1243  );
 
          vertex (557.2949  , 700-465.3412  );
 
          vertex (557.2949  , 700-454.3237  );
 
          vertex (575.6641  , 700-444.7187  );
 
          vertex (566.3382  , 700-444.7187  );
 
          vertex (570.5773  , 700-416.7514  );
 
          vertex (577.6424  , 700-421.8363  );
 
          vertex (586.1204  , 700-430.3113  );
 
          vertex (580.7510  , 700-411.3839  );
 
          vertex (588.0987  , 700-419.0114  );
 
          vertex (587.5335  , 700-409.6889  );
 
          vertex (592.0551  , 700-411.6664  );
 
//Press ENTER to continue:
 
          vertex (595.1638  , 700-416.7514  );
 
          vertex (595.7290  , 700-407.9939  );
 
          vertex (601.0984  , 700-408.5589  );
 
          vertex (590.6421  , 700-399.8014  );
 
          vertex (590.9247  , 700-387.0890  );
 
          vertex (586.1204  , 700-383.6990  );
 
          vertex (581.5988  , 700-365.0541  );
 
          vertex (571.1425  , 700-357.4266  );
 
          vertex (559.8383  , 700-355.1666  );
 
          vertex (559.8383  , 700-351.2117  );
 
          vertex (581.8814  , 700-346.9742  );
 
          vertex (577.4071  , 700-345.2151  );
 
          vertex (572.1058  , 700-345.2151  );
 
          vertex (572.1058  , 700-343.9120  );
 
          vertex (578.0154  , 700-341.8271  );
 
          vertex (577.4940  , 700-340.1765  );
 
          vertex (570.8022  , 700-342.7827  );
 
          vertex (558.9831  , 700-337.7440  );
 
          vertex (552.8997  , 700-337.4834  );
 
          vertex (543.9484  , 700-338.3087  );
 
          vertex (541.2109  , 700-337.2228  );
 
          vertex (535.5620  , 700-337.1359  );
 
//Press ENTER to continue:
 
          vertex (527.5568  , 700-329.3283  );
 
          vertex (531.2057  , 700-316.0015  );
 
          vertex (526.7013  , 700-319.7838  );
 
          vertex (526.8815  , 700-310.7784  );
 
          vertex (532.2868  , 700-303.7541  );
 
          vertex (526.0181  , 700-294.0486  );
 
          vertex (528.7296  , 700-283.0260  );
 
          vertex (528.9104  , 700-275.4366  );
 
          vertex (490.0631  , 700-237.7008  );
 
          vertex (479.8599  , 700-211.7653  );
 
          vertex (570.2307  , 700-185.2469  );
 
          vertex (612.9511  , 700-165.5066  );
 
          vertex (617.6447  , 700-154.2462  );
 
          vertex (655.6628  , 700-138.2938  );
 
          vertex (670.4754  , 700-124.4104  );
 
          vertex (664.2042  , 700 -68.0251  );
 
          vertex (474.0009  , 700 -68.0251  );
 
          vertex (478.7052  , 700 -80.1492  );
 
          vertex (486.0974  , 700-139.6434  );
 
          vertex (488.5614  , 700-170.3378  );
 
          vertex (498.9862  , 700-184.1693  );
 
          vertex (503.3457  , 700-180.5693  );
 
//Press ENTER to continue:
 
          vertex (509.6006  , 700-186.2535  );
 
          vertex (503.7248  , 700-189.2850  );
 
          vertex (488.9405  , 700-192.3166  );
 
          vertex (483.0647  , 700-192.3166  );
 
          vertex (472.0138  , 700-202.7512  );
 
          vertex (472.0138  , 700-207.4088  );
 
          vertex (469.5049  , 700-207.6476  );
 
          vertex (457.5580  , 700-192.3612  );
 
          vertex (443.9385  , 700-181.0159  );
 
          vertex (437.1288  , 700-169.3122  );
 
          vertex (416.9299  , 700-151.6827  );
 
          vertex (390.5308  , 700-131.2555  );
 
          vertex (374.9160  , 700-125.7464  );
 
          vertex (346.7482  , 700-126.0525  );
 
          vertex (331.7457  , 700-134.3161  );
 
          vertex (294.3071  , 700-170.0202  );
 
          vertex (294.3928  , 700-145.6402  );
 
          vertex (283.0644  , 700-169.2068  );
 
          vertex (278.4718  , 700-190.3248  );
 
          vertex (269.5928  , 700-203.7914  );
 
          vertex (254.1311  , 700-184.7035  );
 
          vertex (229.4767  , 700-177.0018  );
 
//Press ENTER to continue:
 
          vertex (225.7785  , 700-168.9921  );
 
          vertex (234.0649  , 700 -60.4349  );
 
          vertex ( 88.7888  , 700 -68.0251  );
 
          vertex ( 88.7888  , 700 -99.0751  );
 
          vertex ( 96.9372  , 700-110.9198  );
 
          vertex ( 94.0235  , 700-122.3762  );
 
          vertex (127.6283  , 700-147.4248  );
 
          vertex (135.0097  , 700-157.3278  );
 
          vertex (148.2185  , 700-161.5996  );
 
          vertex (159.4848  , 700-160.0462  );
 
          vertex (169.9742  , 700-161.9880  );
 
          vertex (208.0577  , 700-181.0281  );
 
          vertex (229.4287  , 700-199.4102  );
 
          vertex (265.5352  , 700-226.0336  );
 
          vertex (280.5226  , 700-201.3759  );
 
          vertex (295.8222  , 700-179.8395  );
 
          vertex (325.7744  , 700-151.0499  );
 
          vertex (338.9110  , 700-144.5697  );
 
          vertex (357.0207  , 700-140.5121  );
 
          vertex (388.5567  , 700-144.5697  );
 
          vertex (415.4091  , 700-160.8001  );
 
          vertex (431.9577  , 700-176.7183  );
 
//Press ENTER to continue:
 
          vertex (449.4430  , 700-199.8153  );
 
          vertex (451.8041  , 700-204.5508  );
 
          vertex (462.6949  , 700-218.9346  );
 
          vertex (475.2458  , 700-238.0676  );
 
          vertex (484.3217  , 700-260.6093  );
 
          vertex (484.9523  , 700-269.4348  );
 
          vertex (490.3126  , 700-291.8139  );
 
          vertex (487.4748  , 700-313.5626  );
 
          vertex (485.1511  , 700-316.2908  );
 
          vertex (481.4419  , 700-316.2908  );
 
          vertex (475.1361  , 700-302.6953  );
 
          vertex (468.8304  , 700-292.8076  );
 
          vertex (459.3100  , 700-284.7738  );
 
          vertex (446.3276  , 700-280.4480  );
 
          vertex (434.4580  , 700-280.2008  );
 
          vertex (405.7152  , 700-282.9272  );
 
          vertex (390.5652  , 700-303.0660  );
 
          vertex (384.5067  , 700-316.1672  );
 
          vertex (382.1576  , 700-327.2909  );
 
          vertex (383.7649  , 700-339.2797  );
 
          vertex (370.5352  , 700-342.6168  );
 
          vertex (358.4183  , 700-339.6505  );
 
//Press ENTER to continue:
 
          vertex (359.2902  , 700-326.3073  );
 
          vertex (354.7072  , 700-315.0482  );
 
          vertex (342.0458  , 700-296.3349  );
 
          vertex (330.1216  , 700-288.4552  );
 
          vertex (312.6077  , 700-284.7818  );
 
          vertex (296.4230  , 700-286.3450  );
 
          vertex (285.5550  , 700-290.5655  );
 
          vertex (271.4031  , 700-300.9606  );
 
          vertex (264.6745  , 700-310.5083  );
 
          vertex (261.1431  , 700-321.4195  );
 
          vertex (260.2315  , 700-326.2000  );
 
          vertex (264.8439  , 700-326.2000  );
 
          vertex (264.9868  , 700-323.0217  );
 
          vertex (268.1682  , 700-313.6082  );
 
          vertex (272.8767  , 700-304.3219  );
 
          vertex (285.0933  , 700-294.3996  );
 
          vertex (298.2008  , 700-288.2935  );
 
          vertex (310.9264  , 700-288.2935  );
 
          vertex (326.5789  , 700-291.6010  );
 
          vertex (334.2143  , 700-295.4172  );
 
          vertex (337.7248  , 700-297.5070  );
 
          vertex (341.0001  , 700-299.9626  );
 
//Press ENTER to continue:
 
          vertex (349.7330  , 700-312.6093  );
 
          vertex (353.7635  , 700-325.4800  );
 
          vertex (353.8342  , 700-337.8864  );
 
          vertex (349.4820  , 700-348.0378  );
 
          vertex (337.5414  , 700-356.0696  );
 
          vertex (325.4892  , 700-360.0855  );
 
          vertex (310.8703  , 700-362.3166  );
 
          vertex (303.1140  , 700-362.2574  );
 
          vertex (303.1026  , 700-367.0041  );
 
          vertex (311.3636  , 700-367.2293  );
 
          vertex (331.9685  , 700-363.6781  );
 
          vertex (348.6656  , 700-354.7999  );
 
          vertex (355.9484  , 700-348.5852  );
 
          vertex (367.4776  , 700-351.6400  );
 
          vertex (378.4682  , 700-351.0097  );
 
          vertex (388.3456  , 700-347.9047  );
 
          vertex (400.4168  , 700-355.6241  );
 
          vertex (414.6159  , 700-359.8365  );
 
          vertex (418.1618  , 700-360.7986  );
 
          vertex (420.9233  , 700-356.6292  );
 
          vertex (415.5687  , 700-355.1694  );
 
          vertex (407.9048  , 700-353.2349  );
 
//Press ENTER to continue:
 
          vertex (399.2705  , 700-349.8226  );
 
          vertex (396.9111  , 700-347.5645  );
 
          vertex (390.4738  , 700-337.9193  );
 
          vertex (387.2001  , 700-328.7061  );
 
          vertex (387.3938  , 700-317.7309  );
 
          vertex (392.6090  , 700-305.1050  );
 
          vertex (402.7949  , 700-292.4792  );
 
          vertex (416.8417  , 700-285.8532  );
 
          vertex (423.5296  , 700-284.0479  );
 
          vertex (436.5305  , 700-281.8604  );
 
          vertex (446.4420  , 700-283.5332  );
 
          vertex (462.7895  , 700-291.8970  );
 
          vertex (472.8298  , 700-304.1209  );
 
          vertex (476.9489  , 700-319.9478  );
 
          vertex (477.3318  , 700-333.1747  );
 
          vertex (476.1081  , 700-342.1447  );
 
          vertex (473.5288  , 700-341.8224  );
 
          vertex (476.1081  , 700-325.0629  );
 
          vertex (457.7303  , 700-333.7650  );
 
          vertex (449.9922  , 700-337.9548  );
 
          vertex (439.9973  , 700-344.0785  );
 
          vertex (438.6940  , 700-346.3223  );
 
//Press ENTER to continue:
 
          vertex (434.1241  , 700-338.5010  );
 
          vertex (430.3778  , 700-337.4310  );
 
          vertex (425.2554  , 700-337.8896  );
 
          vertex (425.1025  , 700-336.7432  );
 
          vertex (422.8089  , 700-336.2846  );
 
          vertex (419.8272  , 700-339.8766  );
 
          vertex (418.5274  , 700-340.3352  );
 
          vertex (417.1409  , 700-342.9302  );
 
          vertex (413.3296  , 700-344.4541  );
 
          vertex (409.0419  , 700-345.5495  );
 
          vertex (408.7561  , 700-346.6448  );
 
          vertex (411.4240  , 700-348.0259  );
 
          vertex (420.1423  , 700-351.6929  );
 
                   
endShape(CLOSE);


beginShape();
vertex (286.7555  , 700-349.9615  );
 
          vertex (295.9552  , 700-354.5235  );
 
          vertex (306.8210  , 700-356.1890  );
 
          vertex (316.6727  , 700-356.5510  );
 
          vertex (323.6993  , 700-354.8856  );
 
          vertex (325.2930  , 700-350.9029  );
 
          vertex (323.5544  , 700-350.3960  );
 
          vertex (317.2523  , 700-341.7066  );
 
          vertex (314.7169  , 700-341.9238  );
 
          vertex (303.1267  , 700-345.4720  );
 
          vertex (303.7786  , 700-348.2236  );
 
          vertex (303.0542  , 700-349.7443  );
 
//Press ENTER to continue:
 
          vertex (303.4889  , 700-352.2063  );
 
          vertex (299.6496  , 700-352.2063  );
 
          vertex (289.6530  , 700-346.1237  );
 
          vertex (286.7555  , 700-346.1961  );
endShape(CLOSE);
}
 
 
void mouseMoved() 
{
  aa = aa + 20;
  bb = bb + 20;
  cc = cc + 20;
 
  if (aa > 255) {
    aa = int(random(0,255));
  }
  if (bb > 255) {
    bb = int(random(0,255));
  }
   if (cc > 255) {
    cc = int(random(0,255));
  }
}
